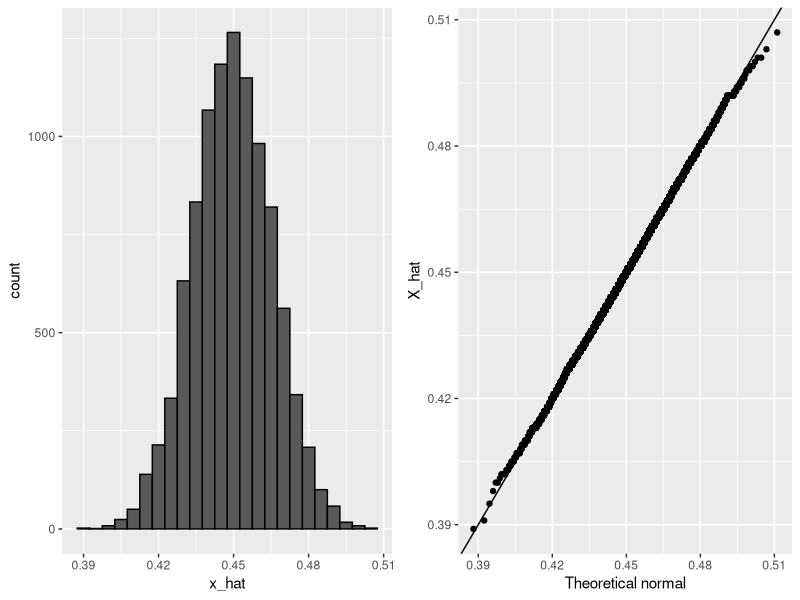

Write the R code that produced this figure.
#Monte Carlo simulation using a set value of p
p <- 0.45    # unknown p to estimate
N <- 1000

# simulate one poll of size N and determine x_hat
x <- sample(c(0,1), size = N, replace = TRUE, prob = c(1-p, p))
x_hat <- mean(x)

# simulate B polls of size N and determine average x_hat
B <- 10000    # number of replicates
N <- 1000    # sample size per replicate
x_hat <- replicate(B, {
  x <- sample(c(0,1), size = N, replace = TRUE, prob = c(1-p, p))
  mean(x)
})

#Histogram and QQ-plot of Monte Carlo results
library(tidyverse)
library(gridExtra)
p1 <- data.frame(x_hat = x_hat) %>%
  ggplot(aes(x_hat)) +
  geom_histogram(binwidth = 0.005, color = "black")
p2 <- data.frame(x_hat = x_hat) %>%
  ggplot(aes(sample = x_hat)) +
  stat_qq(dparams = list(mean = mean(x_hat), sd = sd(x_hat))) +
  geom_abline() +
  ylab("X_hat") +
  xlab("Theoretical normal")
grid.arrange(p1, p2, nrow=1)
